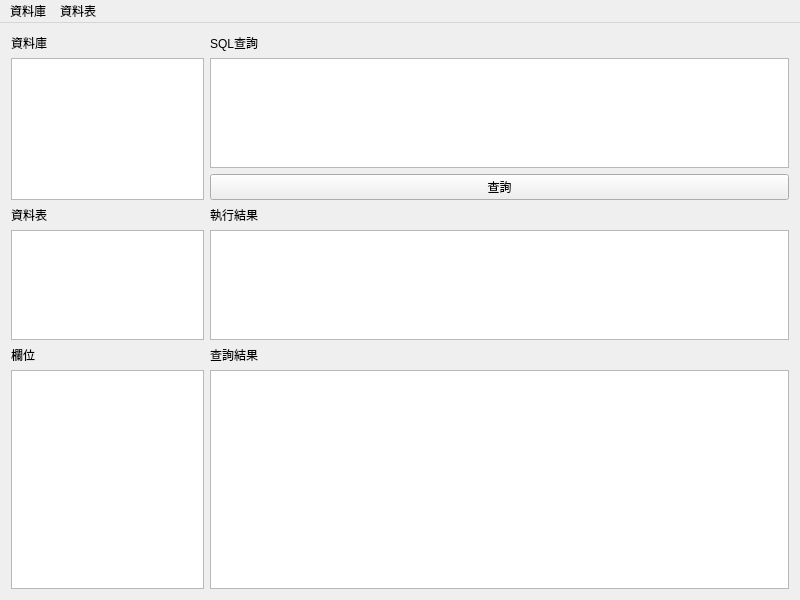
<?xml version="1.0" encoding="UTF-8"?>
<ui version="4.0">
 <class>MainWindow</class>
 <widget class="QMainWindow" name="MainWindow">
  <property name="geometry">
   <rect>
    <x>0</x>
    <y>0</y>
    <width>800</width>
    <height>600</height>
   </rect>
  </property>
  <property name="windowTitle">
   <string>資料庫管理程式</string>
  </property>
  <widget class="QWidget" name="centralWidget">
   <layout class="QGridLayout" name="gridLayout" rowstretch="0,1,1,0,1,0,2" columnstretch="1,3">
    <item row="0" column="0">
     <widget class="QLabel" name="label_4">
      <property name="text">
       <string>資料庫</string>
      </property>
     </widget>
    </item>
    <item row="0" column="1">
     <widget class="QLabel" name="label">
      <property name="text">
       <string>SQL查詢</string>
      </property>
     </widget>
    </item>
    <item row="1" column="0" rowspan="2">
     <widget class="QListWidget" name="DBListWidget">
      <property name="editTriggers">
       <set>QAbstractItemView::NoEditTriggers</set>
      </property>
      <property name="selectionMode">
       <enum>QAbstractItemView::SingleSelection</enum>
      </property>
     </widget>
    </item>
    <item row="1" column="1">
     <widget class="QsciScintilla" name="textEdit">
      <property name="font">
       <font>
        <family>Droid Sans Mono</family>
        <pointsize>12</pointsize>
       </font>
      </property>
     </widget>
    </item>
    <item row="2" column="1">
     <widget class="QPushButton" name="QueryButton">
      <property name="text">
       <string>查詢</string>
      </property>
     </widget>
    </item>
    <item row="3" column="0">
     <widget class="QLabel" name="label_2">
      <property name="text">
       <string>資料表</string>
      </property>
     </widget>
    </item>
    <item row="4" column="0">
     <widget class="QListWidget" name="TableListWidget">
      <property name="editTriggers">
       <set>QAbstractItemView::NoEditTriggers</set>
      </property>
     </widget>
    </item>
    <item row="5" column="0">
     <widget class="QLabel" name="label_5">
      <property name="text">
       <string>欄位</string>
      </property>
     </widget>
    </item>
    <item row="5" column="1">
     <widget class="QLabel" name="label_3">
      <property name="text">
       <string>查詢結果</string>
      </property>
     </widget>
    </item>
    <item row="6" column="0">
     <widget class="QListWidget" name="FieldListWidget">
      <property name="editTriggers">
       <set>QAbstractItemView::NoEditTriggers</set>
      </property>
      <property name="selectionMode">
       <enum>QAbstractItemView::NoSelection</enum>
      </property>
     </widget>
    </item>
    <item row="6" column="1">
     <widget class="QTableView" name="ResultView">
      <property name="autoFillBackground">
       <bool>true</bool>
      </property>
      <property name="sizeAdjustPolicy">
       <enum>QAbstractScrollArea::AdjustIgnored</enum>
      </property>
      <property name="editTriggers">
       <set>QAbstractItemView::NoEditTriggers</set>
      </property>
      <property name="selectionMode">
       <enum>QAbstractItemView::NoSelection</enum>
      </property>
      <attribute name="horizontalHeaderCascadingSectionResizes">
       <bool>false</bool>
      </attribute>
     </widget>
    </item>
    <item row="3" column="1">
     <widget class="QLabel" name="label_6">
      <property name="text">
       <string>執行結果</string>
      </property>
     </widget>
    </item>
    <item row="4" column="1">
     <widget class="QTextBrowser" name="ResultTextbrowser"/>
    </item>
   </layout>
  </widget>
  <widget class="QMenuBar" name="menuBar">
   <property name="geometry">
    <rect>
     <x>0</x>
     <y>0</y>
     <width>800</width>
     <height>23</height>
    </rect>
   </property>
   <property name="nativeMenuBar">
    <bool>false</bool>
   </property>
   <widget class="QMenu" name="menu">
    <property name="title">
     <string>資料表</string>
    </property>
    <addaction name="table_create_action"/>
    <addaction name="table_load_action"/>
   </widget>
   <widget class="QMenu" name="menu_2">
    <property name="title">
     <string>資料庫</string>
    </property>
    <addaction name="db_create_action"/>
    <addaction name="db_delete_action"/>
   </widget>
   <addaction name="menu_2"/>
   <addaction name="menu"/>
  </widget>
  <action name="table_load_action">
   <property name="text">
    <string>匯入資料表</string>
   </property>
  </action>
  <action name="db_create_action">
   <property name="text">
    <string>建立資料庫</string>
   </property>
  </action>
  <action name="db_delete_action">
   <property name="text">
    <string>刪除選取的資料庫</string>
   </property>
  </action>
  <action name="table_create_action">
   <property name="text">
    <string>建立資料表</string>
   </property>
  </action>
 </widget>
 <layoutdefault spacing="6" margin="11"/>
 <customwidgets>
  <customwidget>
   <class>QsciScintilla</class>
   <extends>QTextEdit</extends>
   <header>Qsci/qsciscintilla.h</header>
  </customwidget>
 </customwidgets>
 <resources/>
 <connections/>
</ui>
